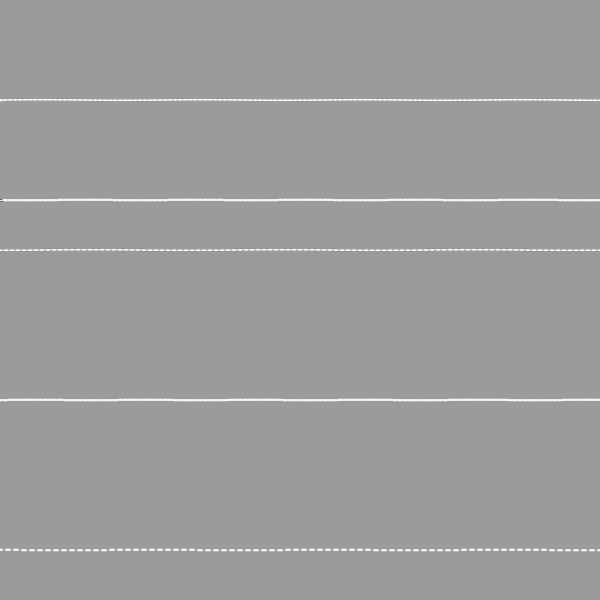
Frame 1 (no input)
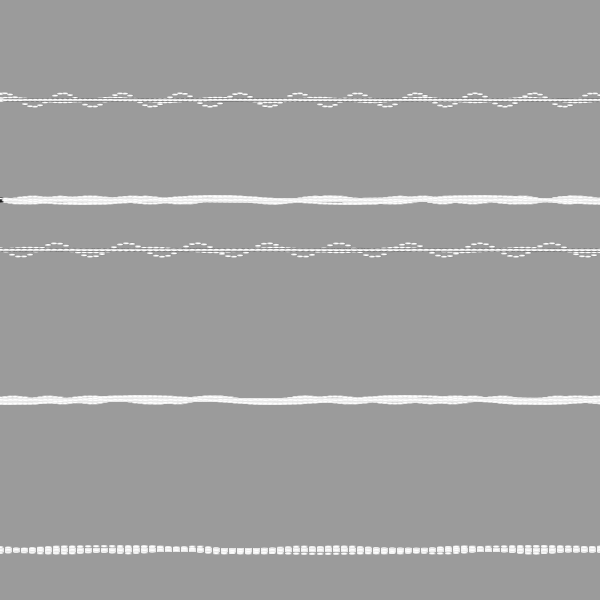
Frame 60 (the mouse pressed at the canvas centre just before this capture)
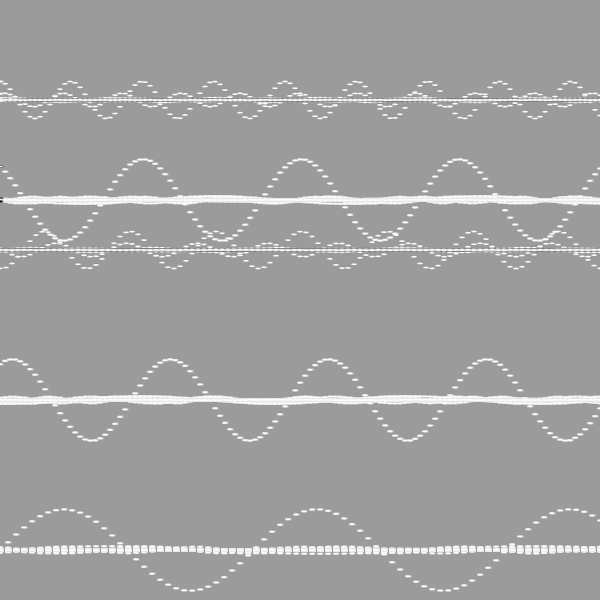
Frame 120 (the mouse held since frame 60 and released just before this capture)

The Processing sketch that drew these frames (run headless with seeded random() and noise(); from frame 60 on, the mouse is pressed at the canvas centre):

// Processing sketch: processing_12873
// ── processing_12873.pde

float moveUp = 0;
float moveOffsetUp1 = 100;
float moveOffsetUp2 = 250;
float scaleUp;
float Origin1 = 0;
float ab;
float radius = 100;

float moveDown = 0;
float moveOffsetDown1 = 200;
float moveOffsetDown2 = 400;
float moveOffsetDown3 = 550;
float scaleDown;
float Origin2 = 0;
float bc;

void setup () {
  size (600, 600);
  background (155, 200);
  smooth ();
  frameRate (10);
  
}

void draw () {
  stroke (random(150));
  smooth ();
  
  moveUp = random (35);
  moveDown = random (35);  
  scaleUp = random (20);
  scaleDown = random (20);
  
moveUp = Origin1;
moveDown = Origin2;

ab = PI/random (35);
bc = PI/random (35);
  
  
    //wave scaling Down
    for (int x = 0; x <= width; x += 5) {
      float y = moveOffsetDown1 + (sin(moveDown) /scaleDown);
      ellipse(x, y, 6, 2);
      ellipseMode (CENTER);
      stroke (230, 100);
      moveDown += ab;
      
    }
    
     //wave scaling Down
    for (int x = 0; x <= width; x += 5) {
      float y = moveOffsetDown2 + (sin(moveDown) /scaleDown);
      ellipse(x, y, 6, 2);
      ellipseMode (CENTER);
      stroke (230, 100);
      moveDown += ab;
      
    }
   //wave scaling Down
    for (int x = 0; x <= width; x += 8) {
      float y = moveOffsetDown3 + (sin(moveDown) /scaleDown);
      ellipse(x, y, 6, 2);
      ellipseMode (CENTER);
      stroke (230, 100);
      moveDown += ab;
      
    }
  
  
     //wave scaling Up
    for (int x = 0; x <= width; x += 5) {
      float y = moveOffsetUp1 - (sin(moveUp) / scaleUp);
      ellipse(x, y, 6, 2);
      ellipseMode (CENTER);
      stroke (120, 50);
      moveUp += bc;
    
    }
    
  
     //wave scaling Up 2
    for (int x = 0; x <= width; x += 6) {
      float y = moveOffsetUp2 - (sin(moveUp) / scaleUp);
      ellipse(x, y, 6, 2);
      ellipseMode (CENTER);
      stroke (120, 50);
      moveUp += bc;
    
    }
   
   Origin1 += 0.2;
   Origin2 +=0.1;
}
